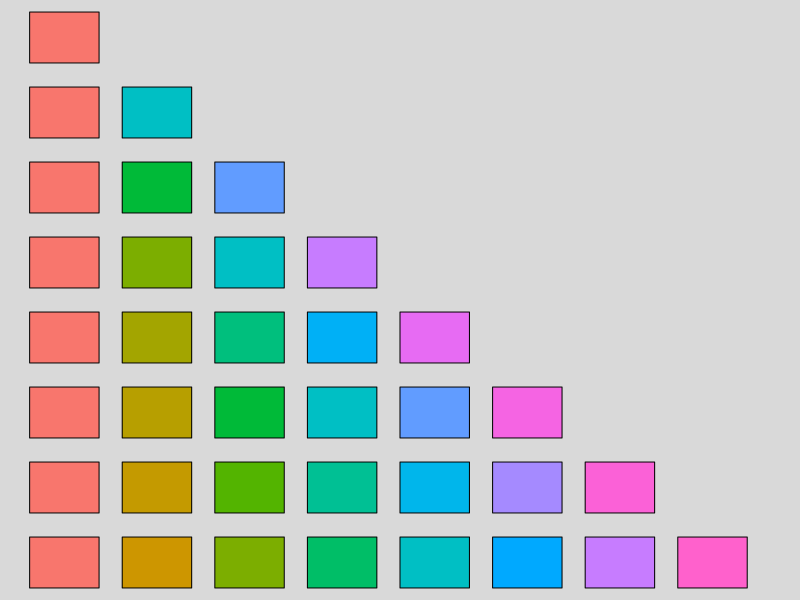

The R script that drew this image:
library(scales)

#set margins of plot area
par(mai = c(0.1, 0, 0.1, 0), bg = "grey85")

#create plot with ggplot2 default colors from 1 to 8
gc.grid <- layout(matrix(1:8, nrow = 8))
for(i in 1:8){
  gc.ramp <- hue_pal()(i)
  plot(c(0, 8), c(0,1),
       type = "n", 
       bty="n", 
       xaxt="n", 
       yaxt="n", xlab="", ylab="")
  for(j in 1:i){
    rect(j - 1, 0, j - 0.25, 1, col = gc.ramp[j])
  }
}

library(scales)
#R default pal with 2 colors 
hue_pal()(2)

#R default pal with 5 colors 
hue_pal()(5)